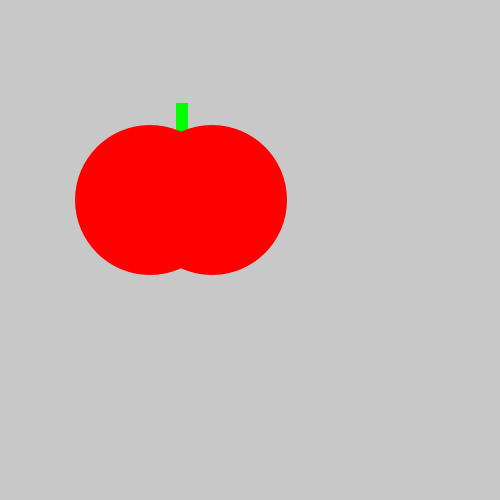
Frame 1 (no input)
Frame 60 (the mouse pressed at the canvas centre just before this capture): identical to frame 1, image omitted
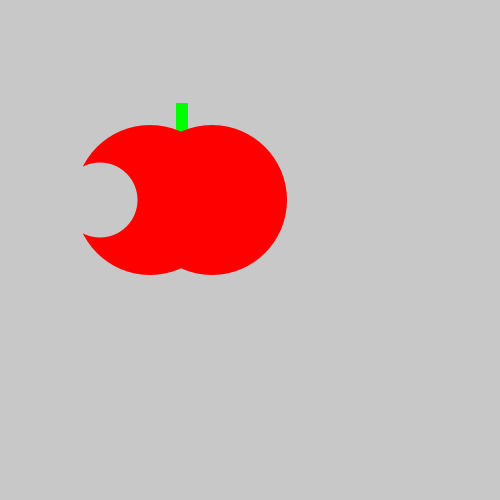
Frame 120 (the mouse held since frame 60 and released just before this capture)

The Processing sketch that drew these frames (run headless with seeded random() and noise(); from frame 60 on, the mouse is pressed at the canvas centre):

// Processing sketch: tasty_tomato
// ── tasty_tomato.pde
void setup() {
    size(500, 500);
}
void draw() {
    background(200, 200, 200);
    noStroke();
     fill(0,255,0);
    rect(176, 103, 12, 32);
    fill(255,0,0);
    ellipse(150, 200, 150, 150);
    ellipse(212, 200, 150, 150);
    
    if (mousePressed == true) {
      fill(200,200,200);
      ellipse(100,200,75,75);
  }
    
}
